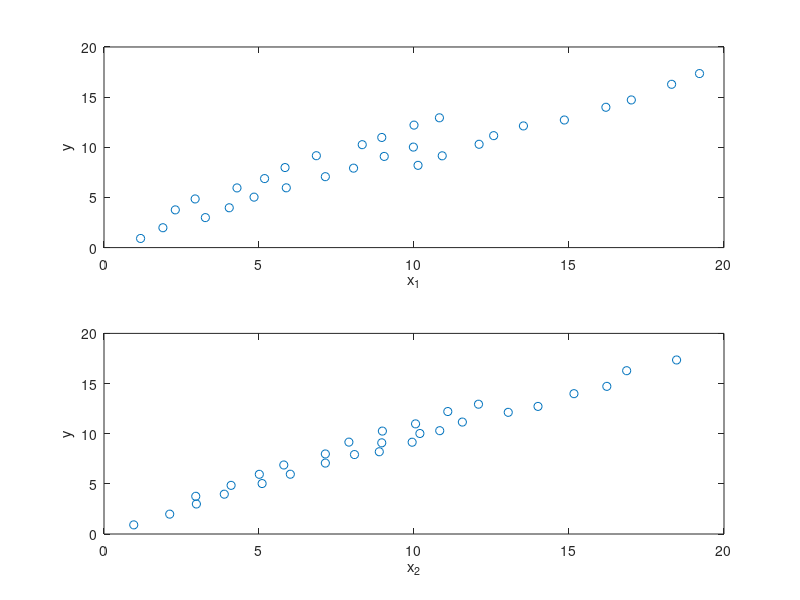

Write the MATLAB code that produced this figure. (Note: this script raises an error after producing the figure.)
%% Example 1, regression model with 2 variables

load example1_data.dat % load data

x = example1_data(:,1:2);
y = example1_data(:,3);

%%
figure(1); clf
subplot(2,1,1)
plot(x(:,1),y,'o'); xlabel('x_1'); ylabel('y')
subplot(2,1,2)
plot(x(:,2),y,'o'); xlabel('x_2'); ylabel('y')
%%

reg(x,y)

%%
figure(2); clf
plot(x(:,1),x(:,2),'o')
xlabel('x_1')
ylabel('x_2')
